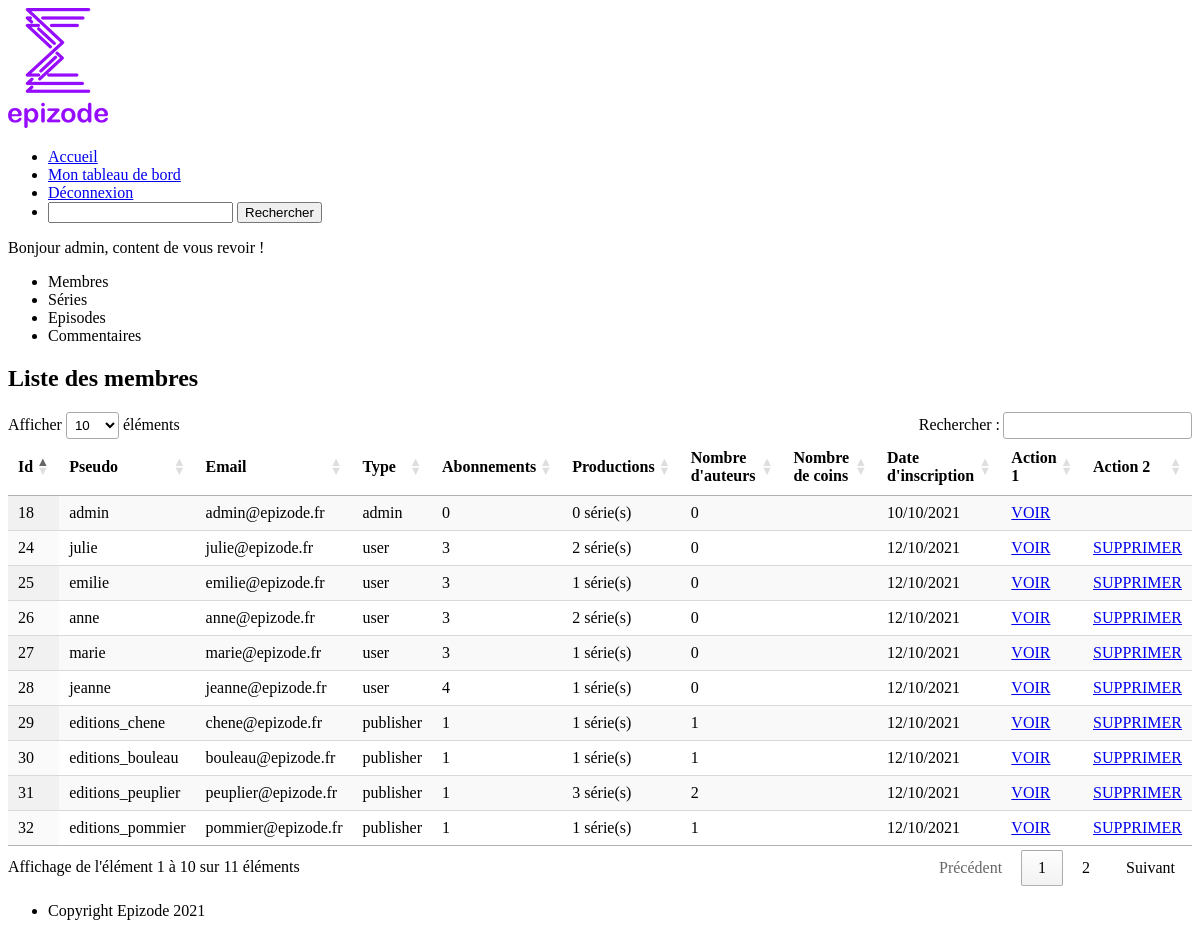
Before: /index.php?action=admin (signed in) with the older database file.
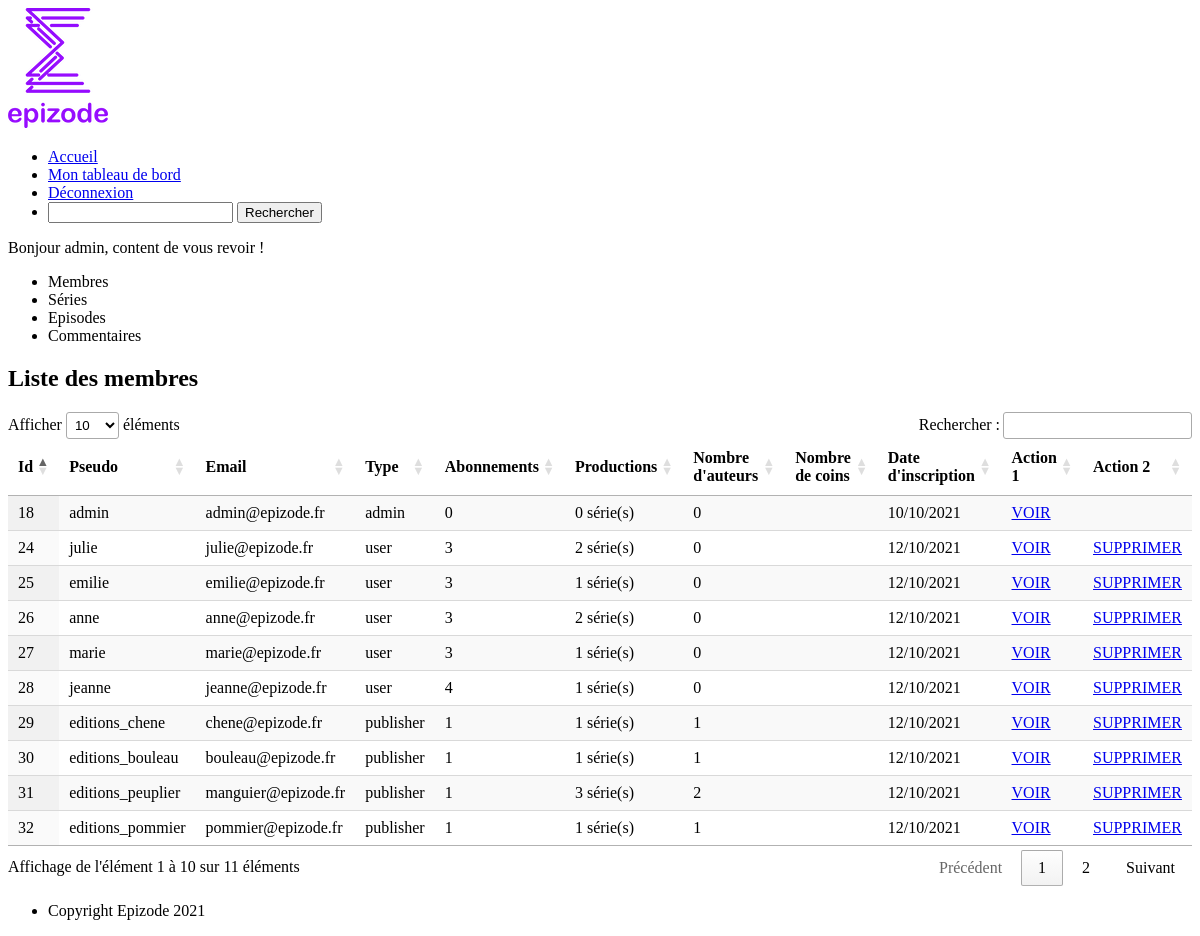
After: the same page with the newer database file.
### tables this page shows
CREATE TABLE `members` (
  `id` int(11) NOT NULL,
  `pseudo` varchar(255) NOT NULL,
  `email` varchar(255) NOT NULL,
  `password` varchar(255) NOT NULL,
  `type` enum('admin','publisher','user') NOT NULL DEFAULT 'user',
  `date_subscription` datetime NOT NULL DEFAULT CURRENT_TIMESTAMP,
  `description` longtext,
  `coins_number` int(11) DEFAULT NULL,
  `gender` enum('male','female') DEFAULT NULL,
  `surname` varchar(45) DEFAULT NULL,
  `name` varchar(45) DEFAULT NULL,
  `company_name` varchar(200) DEFAULT NULL,
  `address` longtext,
  `zipcode` varchar(20) DEFAULT NULL,
  `city` varchar(45) DEFAULT NULL,
  `country` varchar(45) DEFAULT NULL,
  `birthdate` datetime DEFAULT NULL,
  `id_avatar` int(11) DEFAULT '1',
  `id_logo` int(11) DEFAULT '9',
  `confirmation` enum('waiting','confirmed') NOT NULL DEFAULT 'confirmed',
  `token` varchar(255) DEFAULT NULL
);

### src/Controller/MembersController.php (called while the page is built, shortened)
<?php
require_once('src/Model/MembersManager.php');
class MembersController {
	public function displayAdmin()
	{
		$membersManager = new MembersManager();
		$userData = $membersManager->getMemberData($_SESSION['idmember']);
		$usersData = $membersManager->getMembersProfileData();
		require('./src/View/backend/displayAdminView.php');
	}
}

### src/Model/MembersManager.php (called while the page is built, shortened)
<?php
class MembersManager extends Manager
{
    public function getMemberData($idmember)
	{
		$db = $this->dbConnect();
		$req = $db->prepare('SELECT m.id AS "id", ia.url AS "avatar", ia.alt AS "altavatar", il.url AS "logo", il.alt AS "altlogo", l.name AS "name", m.pseudo AS "pseudo", m.description AS "description", m.type as "type", COUNT(DISTINCT has.id_series) AS "numberSubscriptions", COUNT(DISTINCT s.id) AS "numberWritings", COUNT(DISTINCT s.publisher_author) AS "numberAuthors", m.date_subscription AS "subscriptionDate" FROM members m LEFT JOIN avatars a ON a.id = m.id_avatar LEFT JOIN images ia ON ia.id = a.id_avatar LEFT JOIN logos l ON l.id = m.id_logo LEFT JOIN images il ON il.id = l.id_logo LEFT JOIN series s ON s.id_member = m.id LEFT JOIN series_has_members_subscription has ON has.id_member = m.id WHERE m.id= ?');
		$req->execute(array($idmember));
	    $userData = $req->fetch();
	    return $userData;
	}
	public function getMembersProfileData()
	{
		$db = $this->dbConnect();
		$req = $db->query('SELECT m.id AS "id", m.pseudo AS "pseudo", m.email AS "email", m.type as "type", COUNT(DISTINCT has.id_series) AS "numberSubscriptions", COUNT(DISTINCT s.id) AS "numberWritings", COUNT(DISTINCT s.publisher_author) AS "numberAuthors", m.date_subscription AS "subscriptionDate", m.coins_number AS "coinsNumber" FROM members m LEFT JOIN series s ON s.id_member = m.id LEFT JOIN series_has_members_subscription has ON has.id_member = m.id GROUP BY m.id');
	    $usersData = $req->fetchAll();
	    return $usersData;
	}
}

### src/View/backend/displayAdminView.php (the view, shortened to what this page needs)
<section>
        <p>Bonjour <?php echo $userData['pseudo']; ?>, content de vous revoir !</p>
</section>
<nav>
    <ul>
        <li class="elementTab" data-index="1">Membres</li>
        <li class="elementTab" data-index="2">Séries</li>
        <li class="elementTab" data-index="3">Episodes</li>
        <li class="elementTab" data-index="4">Commentaires</li>
    </ul>
</nav>
<section class="elementContent" data-tab="1">
    <h2>Liste des membres</h2>
    <?php
    if($usersData !== NULL)
    {
    ?>
        <table id="myTableMembers" class="display">
            <thead>
                <tr>
                    <th>Id</th>
                    <th>Pseudo</th>
                    <th>Email</th>
                    <th>Type</th>
                    <th>Abonnements</th>
                    <th>Productions</th>
                    <th>Nombre d'auteurs</th>
                    <th>Nombre de coins</th>
                    <th>Date d'inscription</th>
                    <th>Action 1</th>
                    <th>Action 2</th>
                </tr>
            </thead>
            <tbody>
                <?php
                foreach ($usersData as $memberInfo)
                {
                ?>
                <tr>
                    <td><?php echo $memberInfo['id']; ?></td>
                    <td><?php echo $memberInfo['pseudo']; ?></td>
                    <td><?php echo $memberInfo['email']; ?></td>
                    <td><?php echo $memberInfo['type']; ?></td>
                    <td><?php echo $memberInfo['numberSubscriptions']; ?></td>
                    <td><?php echo $memberInfo['numberWritings']; ?> série(s)</td>
                    <td><?php echo $memberInfo['numberAuthors']; ?></td>
                    <td><?php echo $memberInfo['coinsNumber']; ?></td>
                    <td>
                        <?php
                        $date = new DateTime($memberInfo['subscriptionDate']);
                        echo $date->format('d/m/Y');
                        ?>
                    </td>
                    <td><a href="index.php?action=displayMember&idmember=<?php echo $memberInfo['id']; ?>" TARGET=_BLANK>VOIR</a></td>
                    <?php
                    if($memberInfo['id'] != $_SESSION['idmember'])
                    {
                    ?>
                        <td class="delete"><a href="index.php?action=deleteMember&idmember=<?php echo $memberInfo['id']; ?>">SUPPRIMER</a></td>
                    <?php
                    }else{
                        echo "<td></td>";
                    }
                    ?>
                </tr>
                <?php
                }
                ?>
            </tbody>
        </table>
    <?php
    }else{
    ?>
        <p>Epizode n'a pas encore de membre !</p>
    <?php
    }
    ?>
</section>
<?php $body_content = ob_get_clean();
require('./src/View/template.php');
?>

### index.php (shortened to what this page needs)
<?php
require_once('src/Controller/MembersController.php');
try {
	$membersController = new MembersController();
	if(isset($_GET['action']))
	{
		if(isset($_SESSION['level']))
		{
			if(isset($_SESSION))
			{
				if($_SESSION['level'] >=30){
					switch($_GET['action'])
					{
						case 'admin':
							$membersController->displayAdmin();
						break;
					}
				}
			}else{
				require('src/View/403error.php');
			}
		}
	}else{
		require('src/View/404error.php');
	}
}catch(Exception $e){
	$errorMessage = $e->getMessage();
	require('src/View/404error.php');
}

### src/View/template.php (shortened to what this page needs)
<!DOCTYPE html>
<html lang="fr">
	<head>
        <link rel="stylesheet" type="text/css" href="https://cdn.datatables.net/1.11.1/css/jquery.dataTables.css" />
        <link rel="stylesheet" href="./public/css/style.css" />
    </head>
    <body>
    <div>
        <?php require("./src/View/header.php");
        ?>
            <?php unset($_SESSION['confirm']);
    	echo $body_content;
        require("./src/View/footer.php");?>
        </div>
    </body>
  </html>

### src/View/header.php
<header>
    <nav>
        <a href="index.php?action=homepage">
            <img src="./public/images/logo_epizode_purple.png" alt="Epizode"/>
        </a>
        <ul>
            <li><a href="index.php?action=homepage">Accueil</a></li>
            <?php if(isset($_SESSION['pseudo']) AND ($_SESSION['type'] == "user" OR $_SESSION['type'] == "publisher"))
            {
            ?>
                <li><a href="index.php?action=dashboard">Mon tableau de bord</a></li>
                <li><a href="index.php?action=account">Mon compte</a></li>
                <li><a href="index.php?action=logout">Déconnexion</a></li>
            <?php
            }elseif(isset($_SESSION['pseudo']) AND $_SESSION['type'] == "admin")
            {
            ?>
                <li><a href="index.php?action=admin">Mon tableau de bord</a></li>
                <li><a href="index.php?action=logout">Déconnexion</a></li>
            <?php
            }else{
            ?>
                <li><a href="index.php?action=subscription">Inscription</a></li>
                <li><a href="index.php?action=login">Connexion</a></li>
            <?php
            }
            ?>
            <li>
                <form action="index.php?action=research" method="post" enctype="multipart/form-data">
                    <input type="search" id="site-search" name="keyword">
                    <input type="submit" name="search" value="Rechercher">
                </form>
            </li>
        </ul>
    </nav>
</header>

### src/View/footer.php
<footer>
    <ul>
        <li>Copyright Epizode 2021</li>
    </ul>
</footer>

Changed rows visible on the page:
changed members "editions_peuplier": email "peuplier@epizode.fr" → "manguier@epizode.fr"
